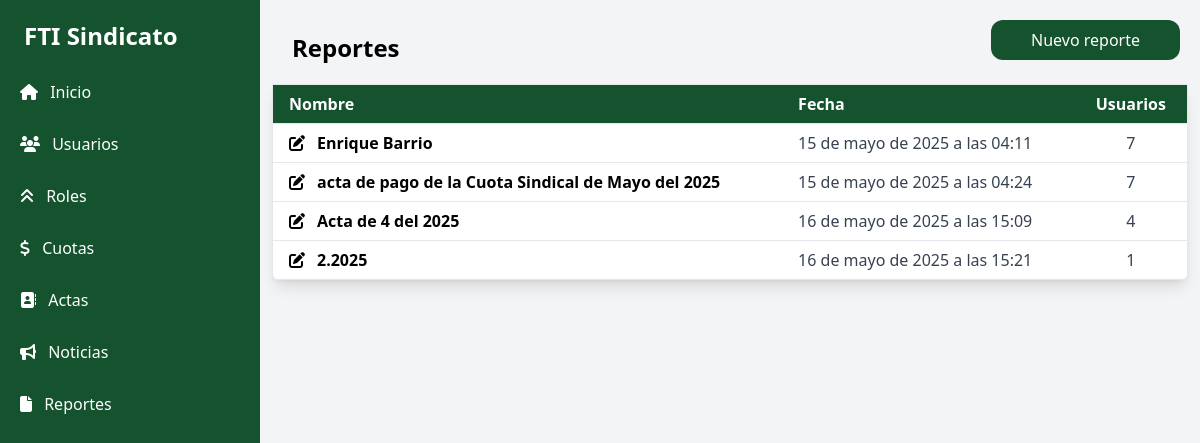
Page /actas/ on the committed database.
### sindicato/models.py (models this page shows)
class Acta(models.Model):
    fecha = models.DateTimeField(auto_now_add=True)
    nombre = models.CharField(max_length=250)
    info = models.TextField(blank=True,null=True)
    categoria = models.CharField(max_length=50,default="asistencia")
    asistencias = models.ManyToManyField(Parte,blank=True)
    def cant_usuarios(self):
        return self.asistencias.count()

### sindicato/views.py (the view)
# urls.py: path('actas/',actas_list ,name='actas'),
def actas_list(request):
    if request.method == "GET":
        return render(request, 'actas/index.html',{'actas':Acta.objects.all()})

### templates/actas/index.html
{% extends "base.html" %}
{% load static %}
{% block content %}
<div class="overflow-x-auto w-full p-3">
  <h1 class='text-2xl p-5 font-bold'>Reportes</h1>
  <a href={% url 'crear_acta' %} class='absolute top-5 right-5 bg-green-900 py-2 px-10 text-white rounded-xl'>Nuevo reporte</a>
  <table class="min-w-full bg-white border border-gray-200 shadow-lg rounded-lg">
    <thead class="bg-green-900 text-white">
      <tr>
        <th class="px-4 py-2 text-left">Nombre</th>
        <th class="px-4 py-2 text-left">Fecha</th>
        <th class="text-center px-4 py-2 text-left">Usuarios</th>
      </tr>
    </thead>
    <tbody class="text-gray-700">
      {% for acta in actas %}
      <tr class="border-t border-gray-200 hover:bg-gray-100">
        <td class="px-4 py-2 font-semibold text-black"><a href="{% url 'acta' acta.pk %}"><i class="fa fa-edit pr-3"></i>{{acta.nombre}}</a></td>
        <td class="px-4 py-2">{{acta.fecha}}</td>
        <td class="text-center px-4 py-2">{{acta.cant_usuarios}}</td>
      </tr>
      {% endfor %}
    </tbody>
  </table>
</div>
{% endblock content %}

### rows in the picture
Acta: nombre "Enrique Barrio", fecha "15 de mayo de 2025 a las 04:11", cant_usuarios "7"
Acta: nombre "acta de pago de la Cuota Sindical de Mayo del 2025", fecha "15 de mayo de 2025 a las 04:24", cant_usuarios "7"
Acta: nombre "Acta de 4 del 2025", fecha "16 de mayo de 2025 a las 15:09", cant_usuarios "4"
Acta: nombre "2.2025", fecha "16 de mayo de 2025 a las 15:21", cant_usuarios "1"
